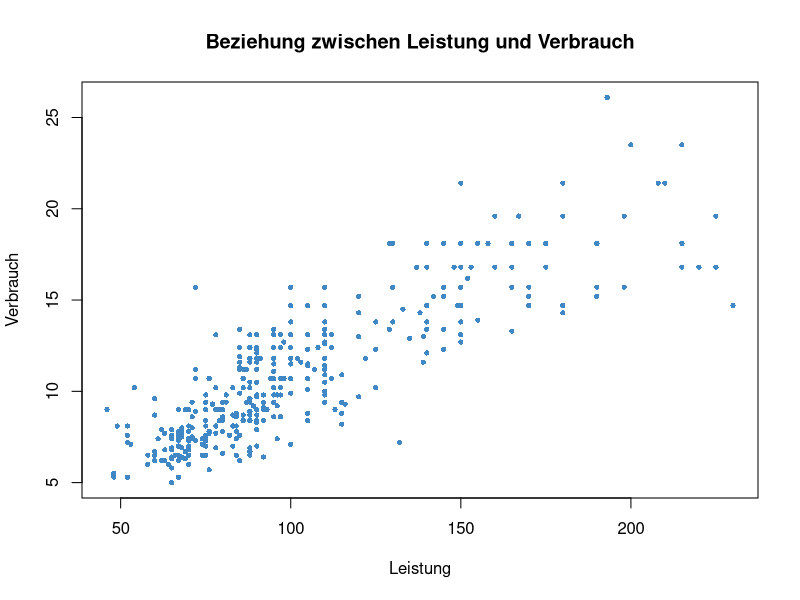
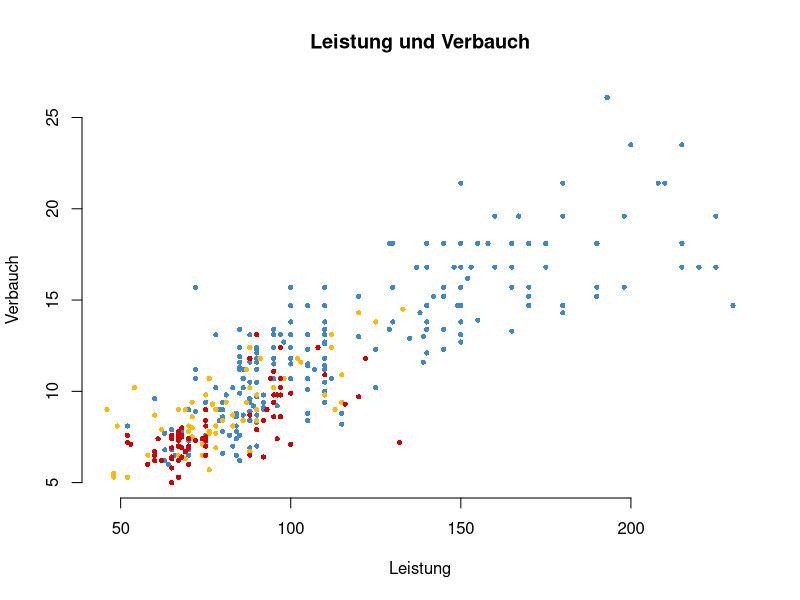

Source code (R) for these figures, in order: (Note: this script raises an error after producing the figures.)
# Setup ------------------------------------------------------------------------
# Task can be found in the script on page 45
WD = getwd()
setwd(WD)

data <-
  read.csv2(
    "Daten/autos.csv",
    header = TRUE,
    sep = ";",
    fill = TRUE,
    stringsAsFactors = TRUE
  )

data[, "Herkunft"] <- as.factor(data[, "Herkunft"])

summary(data)

# Aufgabe 2 --------------------------------------------------------------------
verbrauch <- data[, "Verbrauch"]
zylinder <- data[, "Zylinder"]
hubraum <- data[, "Hubraum"]

mean(verbrauch)
median(verbrauch)
sd(verbrauch)

mean(zylinder)
median(zylinder)
sd(zylinder)

mean(hubraum)
median(hubraum)
sd(hubraum)

# 1 (=Amerika), 2 (=Europa) und 3 (=Asien)
table(data$Herkunft)
  

# Aufgabe 3 --------------------------------------------------------------------
x <- data[, "Leistung"]
y <- data[, "Verbrauch"]
plot(
  x,
  y,
  type = "p",
  main = "Beziehung zwischen Leistung und Verbrauch",
  xlab = "Leistung",
  ylab = "Verbrauch",
  xlim = c(46, 230),
  ylim = c(5, 26.1),
  pch = 16,
  col = "#3f88c5",
  cex = 0.7,
  
)

# Aufgabe 4 --------------------------------------------------------------------
verbrauch <- data[, "Verbrauch"]
mean_by_continent <-
  aggregate(verbrauch ~ data[, "Herkunft"], data = data, mean)
names(mean_by_continent) <- c("Herkunft", "Verbrauch")
mean_by_continent # 1 (=Amerika), 2 (=Europa) und 3 (=Asien)

# Aufgabe 5 --------------------------------------------------------------------
usa <- subset(data, Herkunft == "1")
europe <- subset(data, Herkunft == "2")
asia <- subset(data, Herkunft == "3")

x_usa_leistung <- usa[, "Leistung"]
y_usa_verbrauch <- usa[, "Verbrauch"]

plot(
  x_usa_leistung,
  y_usa_verbrauch,
  main = "Leistung und Verbauch",
  type = "p",
  xlab = "Leistung",
  ylab = "Verbauch",
  xlim = c(46, 230),
  ylim = c(5, 26.1),
  pch = 16,
  cex = 0.7,
  col = "#3f88c5",
  bty = "n",
  
)

x_europe_leistung <- europe[, "Leistung"]
y_europe_verbrauch <- europe[, "Verbrauch"]
points(
  x_europe_leistung,
  y_europe_verbrauch,
  pch = 16,
  cex = 0.7,
  col = "#ffba08"
)

x_asia_leistung <- asia[, "Leistung"]
y_asia_verbrauch <- asia[, "Verbrauch"]
points(
  x_asia_leistung,
  y_asia_verbrauch,
  pch = 16,
  cex = 0.7,
  col = "#d00000"
)
# Aufgabe 6 --------------------------------------------------------------------

usa <- subset(data, Herkunft == "1")
europe <- subset(data, Herkunft == "2")
asia <- subset(data, Herkunft == "3")
usa_verbrauch <- usa[, "Verbrauch"]
europe_verbrauch <- europe[, "Verbrauch"]
asia_verbrauch <- asia[, "Verbrauch"]
boxplot(
  usa_verbrauch,
  europe_verbrauch,
  asia_verbrauch,
  ylab = "Verbrauch",
  main = "Vergleich Verbrauch anhand Herkunft",
  names = c("Usa", "Europe", "Asia"),
  col = c("#3f88c5", "#ffba08", "#d00000"),
)
# Aufgabe 7 --------------------------------------------------------------------

verbrauch <- data[, "Verbrauch"]
leistung <- data[, "Leistung"]
gewicht <- data[, "Gewicht"]

cor(leistung, verbrauch)
cor(verbrauch, gewicht)
